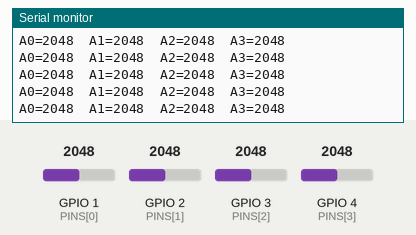
Recording of a sketch running on a simulated Seeed XIAO ESP32-S3. Shown: the last lines printed to the serial monitor. Inputs (shaded band) come from the test bench; at power-on: GPIO 1 (PINS[0]) = 2048, GPIO 2 (PINS[1]) = 2048, GPIO 3 (PINS[2]) = 2048, GPIO 4 (PINS[3]) = 2048 (analog values on the 0–4095 scale).

Above: at 4.2 s.
4.3 s: GPIO 1 (PINS[0]) set to 1027
At 4.69 s:
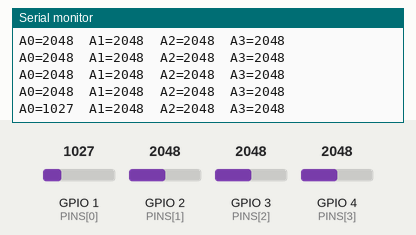
5.8 s: GPIO 1 (PINS[0]) set to 941
At 6.19 s:
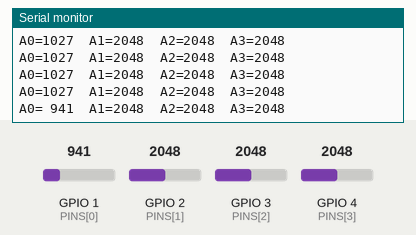
8.0 s: GPIO 2 (PINS[1]) set to 1059
At 8.2 s:
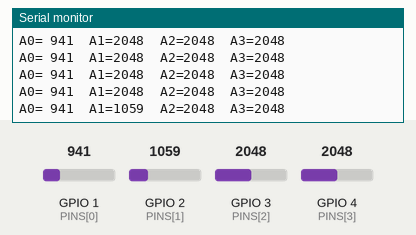
9.5 s: GPIO 2 (PINS[1]) set to 958
At 9.7 s:
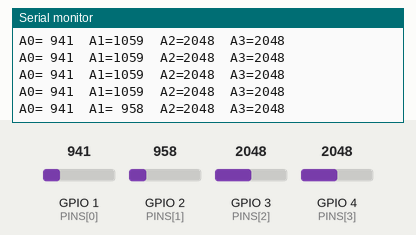
11.5 s: GPIO 3 (PINS[2]) set to 1037
At 11.71 s:
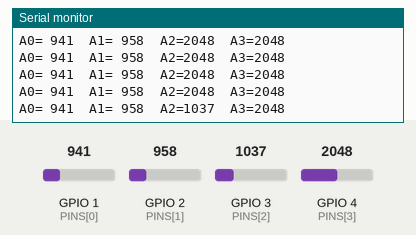
13.0 s: GPIO 3 (PINS[2]) set to 936
At 13.21 s:
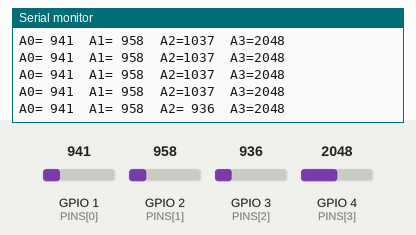

Measured:
- the behaviour switches between 1000 and 999 on GPIO 1 (PINS[0]) (found by bisection; images 1 and 2)
- the behaviour switches between 1000 and 999 on GPIO 2 (PINS[1]) (found by bisection; images 3 and 4)
- the behaviour switches between 1000 and 999 on GPIO 3 (PINS[2]) (found by bisection; images 5 and 6)
- after the input at 4.3 s, the serial monitor: prints a new line after 0.21 s (image 1)
- after the input at 5.8 s, the serial monitor: prints a new line after 0.21 s (image 2)
- after the input at 8.0 s, the serial monitor: prints a new line at once (image 3)
- after the input at 9.5 s, the serial monitor: prints a new line at once (image 4)
- after the input at 11.5 s, the serial monitor: prints a new line at once (image 5)
- after the input at 13.0 s, the serial monitor: prints a new line at once (image 6)

The sketch:

t1.ino
```cpp
// t1 — labeled analog bench for the four pad pins, A0..A3.
// Uses the board's own A0..A3 macros and prints what GPIO each one resolves to, so the
// A->GPIO mapping is confirmed by the core rather than taken from a table.
// Build with the BARE fqbn: esp32:esp32:XIAO_ESP32S3   (CDCOnBoot=cdc means CDC OFF)
// SILENT: no audio, no I2C, no XMOS.

static const uint8_t PINS[]  = { A0, A1, A2, A3 };
static const char   *NAMES[] = { "A0", "A1", "A2", "A3" };
static const uint8_t N = 4;

void setup() {
  Serial.begin(115200);
  delay(3000);  // outlast the USB CDC re-enumeration the DTR reset causes
  analogReadResolution(12);

  Serial.print("! pin map:");
  for (uint8_t i = 0; i < N; i++) {
    Serial.printf("  %s=GPIO%u", NAMES[i], PINS[i]);
  }
  Serial.println();
  Serial.println("! 12-bit analogRead, 0-4095");
}

void loop() {
  for (uint8_t i = 0; i < N; i++) {
    Serial.printf("%s=%4u  ", NAMES[i], analogRead(PINS[i]));
  }
  Serial.println();
  delay(250);
}
```
